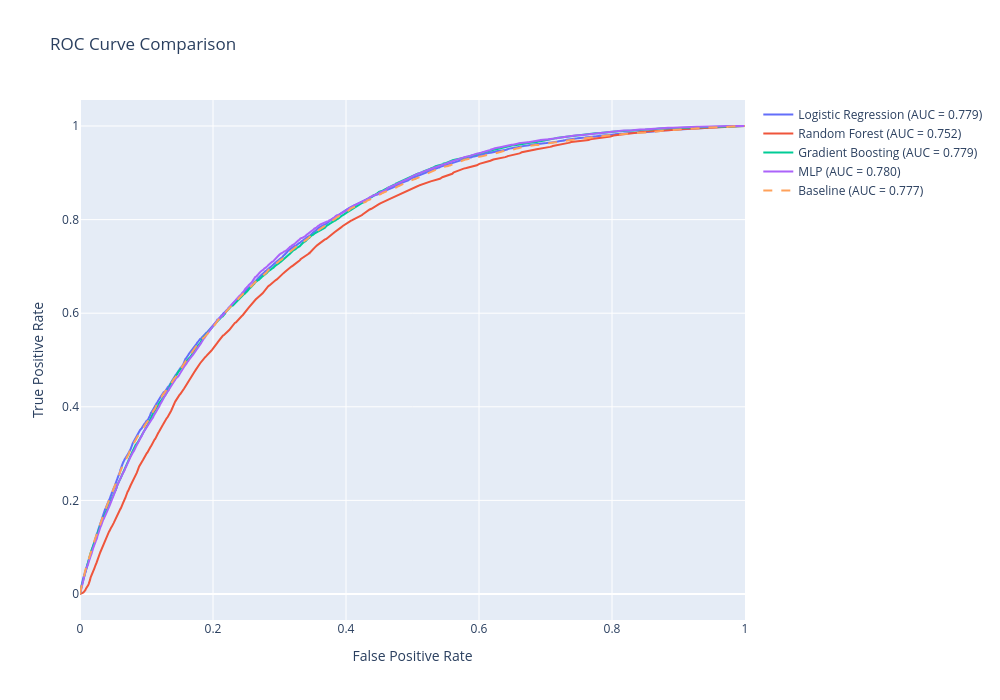

Notebook code cell kept with this figure:
### Markdown cell above
The following plots show the precision-recall curve and ROC curve for the selected models.

### Code cell
# List of best models for further evaluation
best_models = {
    'Logistic Regression': lr_best,
    'Random Forest': rf_best,
    'Gradient Boosting': gb_best,
    'MLP': mlp_best
}

# List models that were trained using unscaled data
unscaled_best_models = ['Random Forest', 'Gradient Boosting']

fig = go.Figure()

# Compute ROC curve and AUC for each model
for name, model in best_models.items():
    if name in unscaled_best_models:
        y_prob = model.predict_proba(uci_X_test)[:, 1]
    else:
        y_prob = model.predict_proba(scaled_uci_X_test)[:, 1]

    fpr, tpr, _ = roc_curve(uci_y_test, y_prob)
    roc_auc = auc(fpr, tpr)

    fig.add_trace(
        go.Scatter(
            x=fpr,
            y=tpr,
            mode='lines',
            name=f'{name} (AUC = {roc_auc:.3f})'
        )
    )

# Baseline
y_prob = baseline_lr.predict_proba(scaled_uci_X_test)[:, 1]
fpr, tpr, _ = roc_curve(uci_y_test, y_prob)
fig.add_trace(
    go.Scatter(
        x=fpr,
        y=tpr,
        mode='lines',
        line=dict(dash='dash'),
        name=f'Baseline (AUC = {auc(fpr, tpr):.3f})'
    )
)

fig.update_layout(
    title='ROC Curve Comparison',
    xaxis_title='False Positive Rate',
    yaxis_title='True Positive Rate',
    width=1000,
    height=700
)

fig.show()

### Figure 1 — Plotly figure (JSON) as saved in the notebook; plotly's stock layout.template omitted (floating-point values rounded to 4 significant figures; data arrays with more than 128 entries replaced by an {"elided": "..."} marker saying what was removed)
{"data": [{"mode": "lines", "name": "Logistic Regression (AUC = 0.779)", "type": "scatter", "x": {"elided": "10293 float values"}, "y": {"elided": "10293 float values"}}, {"mode": "lines", "name": "Random Forest (AUC = 0.752)", "type": "scatter", "x": {"elided": "2120 float values"}, "y": {"elided": "2120 float values"}}, {"mode": "lines", "name": "Gradient Boosting (AUC = 0.779)", "type": "scatter", "x": {"elided": "10854 float values"}, "y": {"elided": "10854 float values"}}, {"mode": "lines", "name": "MLP (AUC = 0.780)", "type": "scatter", "x": {"elided": "10339 float values"}, "y": {"elided": "10339 float values"}}, {"line": {"dash": "dash"}, "mode": "lines", "name": "Baseline (AUC = 0.777)", "type": "scatter", "x": {"elided": "10318 float values"}, "y": {"elided": "10318 float values"}}], "layout": {"height": 700, "title": {"text": "ROC Curve Comparison"}, "width": 1000, "xaxis": {"title": {"text": "False Positive Rate"}}, "yaxis": {"title": {"text": "True Positive Rate"}}}}
